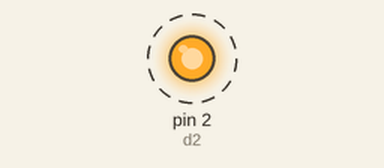
Simulated run of this sketch. Board: Arduino Uno, built with avr-gcc and run on an emulated ATmega328P. Shown: output pins drawn as LEDs (lit = HIGH). Dashed ring = blinking. Pins used as bus, display or sensor lines are not drawn.

Above: at 0.5 s.
Timing chart, 0 to 4.6 s (numbered marks = the images above):
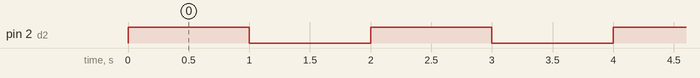

Measured:
- by itself, pin 2 (d2): alternates HIGH for 1.0 s and LOW for 1.0 s

The sketch:

3led_blink.ino
```cpp
int d2 = 2;
int d4 = 4;
int d7 = 7;
void setup() {
  // initialize digital pin LED_BUILTIN as an output.
  pinMode(d2, OUTPUT);
pinMode(d4, OUTPUT);
pinMode(d7, OUTPUT);
}

// the loop function runs over and over again forever
void loop() {
  digitalWrite(d2, HIGH);   // turn the LED on (HIGH is the voltage level)
 digitalWrite(d4, HIGH);
 digitalWrite(d7, HIGH);
  delay(1000);                       // wait for a second
  digitalWrite(d2, LOW);    // turn the LED off by making the voltage LOW
digitalWrite(d4, LOW);
digitalWrite(d7, LOW);
  delay(1000);                       // wait for a second
}
```
